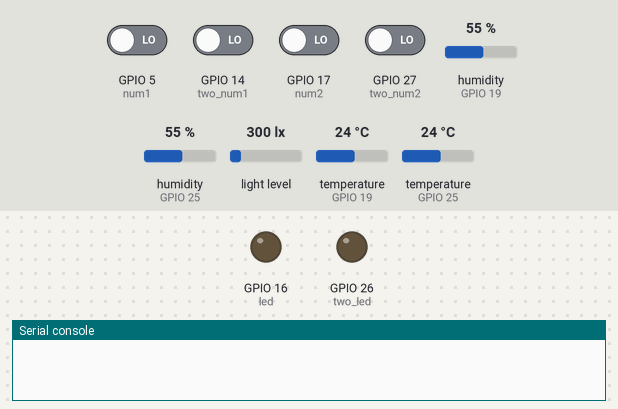
Bench run of a program on a simulated ESP32 board running MicroPython. Parts: output pins drawn as LEDs (lit = HIGH), the last lines printed to the serial console. The inputs (shaded band) are chosen by the test bench; at power-on: GPIO 5 (num1), GPIO 14 (two_num1), GPIO 17 (num2), GPIO 27 (two_num2) LOW, humidity (sensors on GPIO 19, GPIO 25) 55 %, light level 300 lx, temperature (sensors on GPIO 19, GPIO 25) 24 °C. WiFi joins after 1.5 s; no MQTT or app messages arrive unless stated; library files of the repository ran but are not shown: bh1750.py.

Above: at 0.1 s.
At 3.3 s:
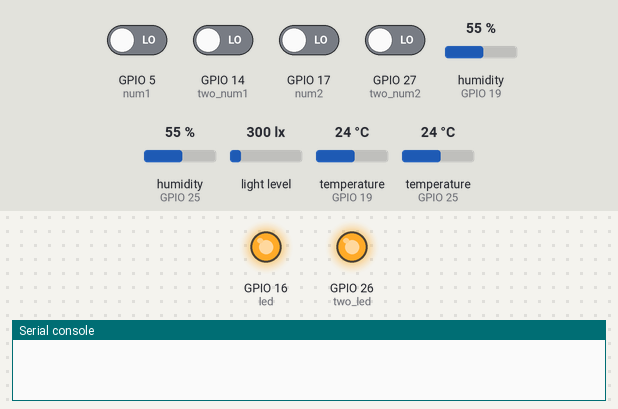
3.4 s: GPIO 5 (num1) driven HIGH and GPIO 17 (num2) driven HIGH
4.9 s: GPIO 5 (num1) driven LOW and GPIO 17 (num2) driven LOW
At 5.9 s:
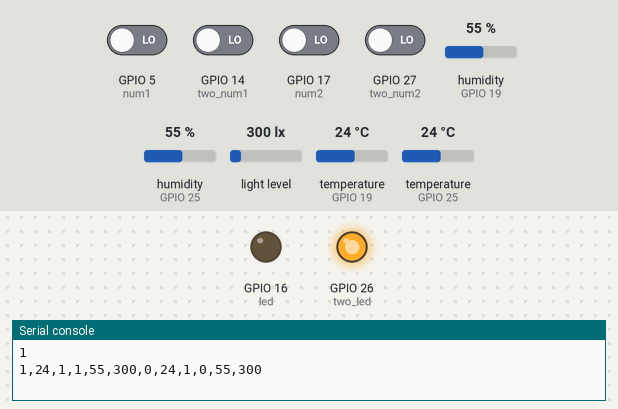
Timing chart, 0 to 7.9 s (numbered marks = the images above; inputs shaded):
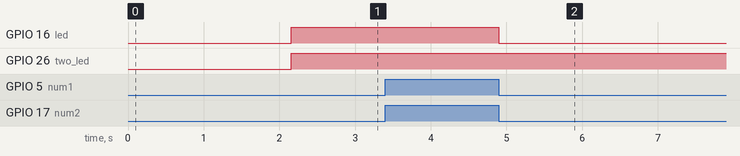

The program:

main.py
```python
# 导入类库
from machine import I2C, Pin, Timer
from mqtt import MQTTClient
import network
import bh1750
import time
import dht

# 初始化传感器
# 第一间教室
i2c = I2C(scl=Pin(22), sda=Pin(21))
dht1 = dht.DHT11(Pin(19))
num1 = Pin(5,Pin.IN)
num2 = Pin(17,Pin.IN)
led = Pin(16,Pin.OUT)

# 第二间教室
two_dht1 = dht.DHT11(Pin(25))
two_num1 = Pin(14,Pin.IN)
two_num2 = Pin(27,Pin.IN)
two_led = Pin(26,Pin.OUT)
# 初始化MQTT及网络
SSID = "SSID"
PASSWORD = "SSID-password"
SERVER = "server.id"
SERVER_PORT = "server.port"
CLIENT_ID = "carry" #任意设置，本身ESP32自己ID
username = "MQTT_userName"
password = "MQTT_userPassWord"
c = None    # 连接对象
# 定义第一间教室data数据
tem = 0
hum = 0
lux = 0
old_total = 0
total = 0
led_state = "0"
cold_state = "1"
# 定义第二间教室data数据
two_tem = 0
two_hum = 0
two_lux = 0
two_old_total = 0
two_total = 0
two_led_state = "0"
two_cold_state = "1"
def connect_WIFI(ssid,password):
  global wlan
  wlan = network.WLAN(network.STA_IF)
  wlan.active(True)
  wlan.disconnect()
  wlan.connect(ssid,password)
  while(wlan.ifconfig()[0] == '0.0.0.0'):  # 等待连接
    time.sleep(1)

# 通过接受订阅信息发布信息
def handlemsg(topic,msg):
  print(msg)
  if msg == b"tem":
    c.publish("sendmsg",str(tem).encode("utf-8"))
  elif msg == b"hum":
    c.publish("sendmsg",str(hum).encode("utf-8"))
  elif msg == b"lux":
    c.publish("sendmsg",str(lux).encode("utf-8"))
  elif msg == b"total":
    c.publish("sendmsg",str(total).encode("utf-8"))
  elif msg == b"all":
    m = str(tem)+ "," + str(hum) + "," + str(lux) + "," + str(total)
    c.publish("sendmsg",m.encode("utf-8"))
  else:
    c.publish("sendmsg",b"error command")


try:
  connect_WIFI(SSID,PASSWORD)
  server = SERVER
  c = MQTTClient(CLIENT_ID,server,SERVER_PORT,username,password)    # 连接MQTT服务
  c.set_callback(handlemsg) # 回调函数
  c.connect()
  c.subscribe("test_subscribe") # 订阅
  c.publish("sendmsg","")   # 发布

  while True:
    # 第一间教室
    # 统计人数
    if num1.value() == 1:
      while num1.value():
        if num2.value() == 1:
          total+=1
          print(total)
          while num1.value() | num2.value():
            pass
          break
    if num2.value() == 1:
      while num2.value():
        if num1.value() == 1:
          total-=1
          print(total)
          while num1.value() | num2.value():
            pass
          break
    if tem < 22:    # 温度控制
      cold_state = "1"
    else:
      cold_state = "0"
    if total < 1:   # 人数控制
      led.value(1)
      led_state = "0"
    else:
      led.value(0)
      led_state = "1"


    # 第二间教室
    # 统计人数
    if two_num1.value() == 1:
      while two_num1.value():
        if two_num2.value() == 1:
          two_total+=1
          print(two_total)
          while two_num1.value() | two_num2.value():
            pass
          break
    if two_num2.value() == 1:
      while two_num2.value():
        if two_num1.value() == 1:
          two_total-=1
          print(two_total)
          while two_num1.value() | two_num2.value():
            pass
          break
    if two_tem < 22:
      two_cold_state = "1"
    else:
      two_cold_state = "0"
    if two_total < 1:

      two_led.value(1)
      two_led_state = "0"
    else:
      two_led.value(0)
      two_led_state = "1"
    if (two_old_total != two_total) | (old_total != total): # 只有人数变化时做出判断
      dht1.measure()  # 读取dht1数据
      lux = bh1750.sample(i2c,i2c_addr=0x5c)   # 读取bh1750数据
      tem = dht1.temperature()
      hum = dht1.humidity()
      data = str(total)+","+str(tem)+","+cold_state+","+led_state+","+str(hum)+","+str(lux)
      old_total = total
      two_dht1.measure()  # 读取dht1数据
      two_lux = bh1750.sample(i2c)   # 读取bh1750数据
      two_tem = two_dht1.temperature()
      two_hum = two_dht1.humidity()
      two_data = str(two_total)+","+str(two_tem)+","+two_cold_state+","+two_led_state+","+str(two_hum)+","+str(two_lux)
      total_data = data +","+ two_data
      c.publish("sendmsg",total_data)
      print(total_data)
      two_old_total = two_total
finally:
  if c is not None:
    c.disconnect()
    wlan.disconnect()
    wlan.active(False)
  print("It is over.")
```

Measured:
- after the input at 4.9 s, GPIO 16 (led): HIGH → LOW at once
